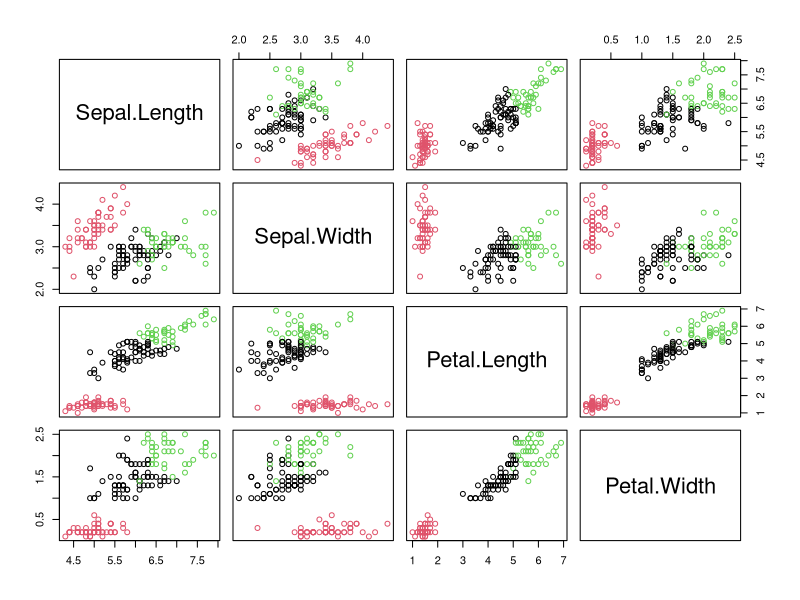

Reproduce this figure in R.
# clustering with kmeans
km <- kmeans(iris[,1:4],3)
result <- km$cluster
answer <- iris[,5]
table(answer,result)
plot(iris[,1:4], col=result)